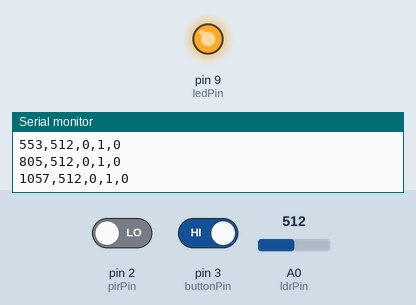
Simulated run of this sketch. Board: Arduino Uno, built with avr-gcc and run on an emulated ATmega328P. On the bench: output pins drawn as LEDs (lit = HIGH), the last lines printed to the serial monitor. Inputs (shaded band) come from the test bench; at power-on: A0 (ldrPin) = 512, pin 2 (pirPin) LOW, pin 3 (buttonPin) HIGH.

Above: at 1.2 s.
1.3 s: A0 (ldrPin) set to 881
2.8 s: A0 (ldrPin) set to 911
At 4.2 s:
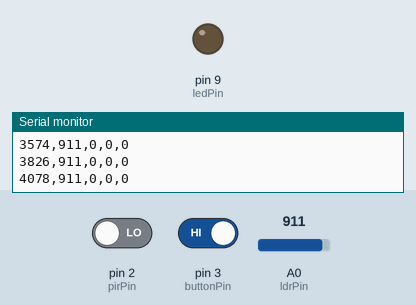
4.5 s: A0 (ldrPin) set to 890
At 6.0 s:
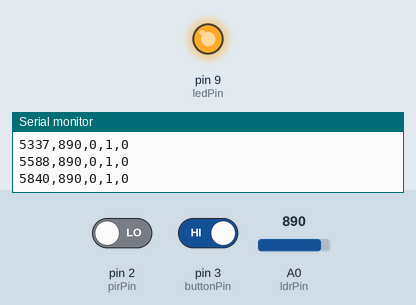
7.5 s: A0 (ldrPin) set to 900
At 7.9 s:
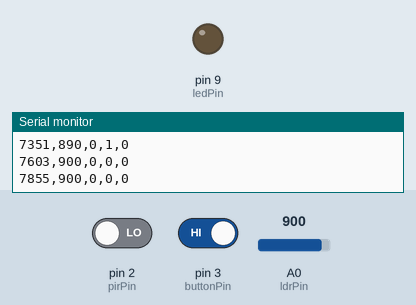
9.1 s: pin 2 (pirPin) driven HIGH and pin 3 (buttonPin) driven LOW
At 10.4 s:
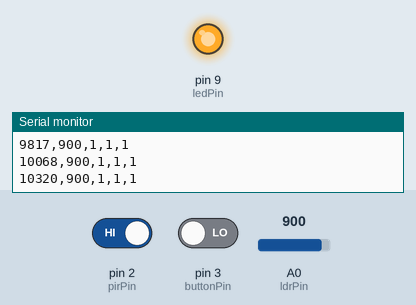
Timing chart, 0 to 12.1 s (numbered marks = the images above; inputs shaded):
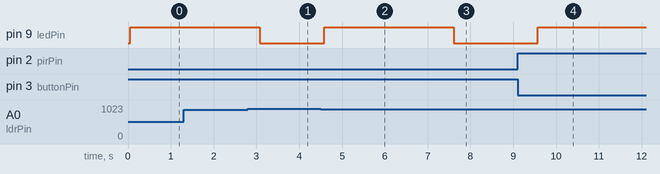

Measured:
- the behaviour switches between 899 and 900 on A0 (ldrPin) (found by bisection; images 0 and 1)
- after the input at 2.8 s, pin 9 (ledPin): HIGH → LOW after 0.27 s
- after the input at 4.5 s, pin 9 (ledPin): LOW → HIGH after 0.08 s
- after the input at 7.5 s, pin 9 (ledPin): HIGH → LOW after 0.10 s
- after the input at 9.1 s, pin 9 (ledPin): LOW → HIGH after 0.47 s

The sketch:

smart_room.ino
```cpp
int pirPin = 2;
int ledPin = 9;
int ldrPin = A0;
int buttonPin = 3;

int threshold = 900;

unsigned long lightOnTime = 10000;
unsigned long lastMotionTime = 0;

int mode = 0;  // 0 = AUTO, 1 = MANUAL ON, 2 = MANUAL OFF
int lastButtonState = HIGH;

void setup() {
  pinMode(pirPin, INPUT);
  pinMode(ledPin, OUTPUT);
  pinMode(buttonPin, INPUT_PULLUP);
  Serial.begin(9600);
}

void loop() {
  int motion = digitalRead(pirPin);
  int buttonState = digitalRead(buttonPin);

  int total = 0;
  for (int i = 0; i < 10; i++) {
    total += analogRead(ldrPin);
    delay(5);
  }
  int lightLevel = total / 10;

  if (buttonState == LOW && lastButtonState == HIGH) {
    mode = mode + 1;
    if (mode > 2) {
      mode = 0;
    }
    delay(200);
  }

  lastButtonState = buttonState;

  if (mode == 0) {
    if (motion == HIGH && lightLevel < threshold) {
      lastMotionTime = millis();
    }

    if (lightLevel < threshold &&
        (motion == HIGH || millis() - lastMotionTime < lightOnTime)) {
      digitalWrite(ledPin, HIGH);
    } else {
      digitalWrite(ledPin, LOW);
    }
  }
  else if (mode == 1) {
    digitalWrite(ledPin, HIGH);
  }
  else if (mode == 2) {
    digitalWrite(ledPin, LOW);
  }

  int ledState = digitalRead(ledPin);

  Serial.print(millis());
  Serial.print(",");
  Serial.print(lightLevel);
  Serial.print(",");
  Serial.print(motion);
  Serial.print(",");
  Serial.print(ledState);
  Serial.print(",");
  Serial.println(mode);

  delay(200);
}
```
